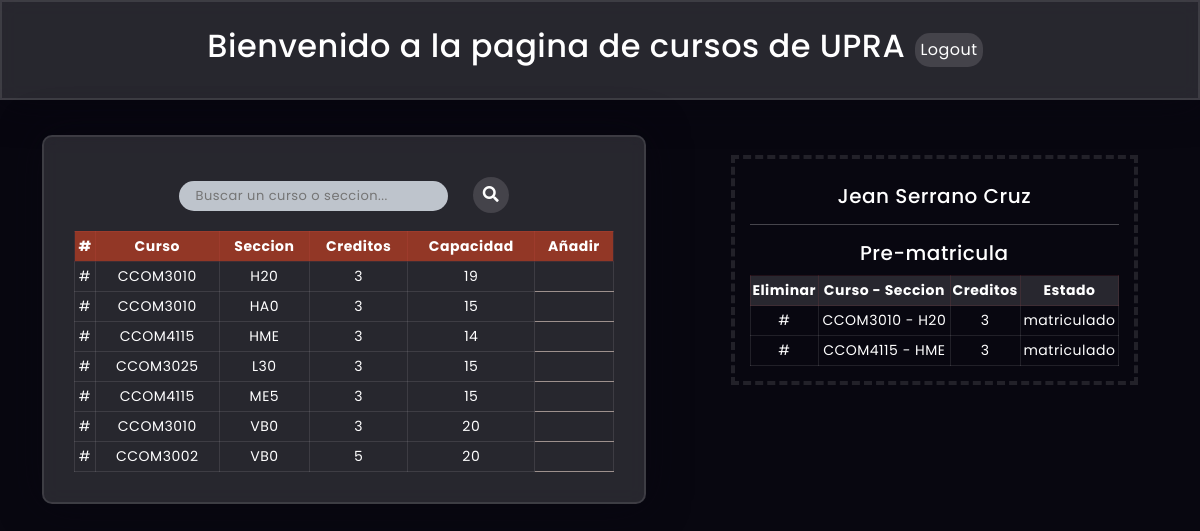
The page /user/ (signed in) on the database its author committed.
### tables this page shows
CREATE TABLE IF NOT EXISTS `section` (
  `course_id` varchar(8) NOT NULL,
  `section_id` varchar(3) NOT NULL,
  `capacity` int(3) NOT NULL,
  `total_capacity` int(11) NOT NULL,
  KEY `section_courses` (`course_id`),
  KEY `section_id` (`section_id`),
  CONSTRAINT `section_courses` FOREIGN KEY (`course_id`) REFERENCES `courses` (`course_id`) ON DELETE CASCADE ON UPDATE CASCADE
);

CREATE TABLE IF NOT EXISTS `courses` (
  `course_id` varchar(8) NOT NULL,
  `title` varchar(255) NOT NULL,
  `credits` int(2) NOT NULL,
  PRIMARY KEY (`course_id`)
);

CREATE TABLE IF NOT EXISTS `enrollment` (
  `student_id` varchar(9) NOT NULL,
  `course_id` varchar(8) NOT NULL,
  `section_id` varchar(3) NOT NULL,
  `credits` int(2) NOT NULL DEFAULT 0,
  `time` timestamp NOT NULL DEFAULT current_timestamp() ON UPDATE current_timestamp(),
  `status` char(1) NOT NULL DEFAULT '0',
  KEY `enroll_student` (`student_id`),
  KEY `enroll_course` (`course_id`),
  KEY `enroll_section` (`section_id`),
  CONSTRAINT `enroll_course` FOREIGN KEY (`course_id`) REFERENCES `courses` (`course_id`) ON DELETE NO ACTION ON UPDATE CASCADE,
  CONSTRAINT `enroll_section` FOREIGN KEY (`section_id`) REFERENCES `section` (`section_id`) ON DELETE NO ACTION ON UPDATE NO ACTION,
  CONSTRAINT `enroll_student` FOREIGN KEY (`student_id`) REFERENCES `student` (`student_id`) ON UPDATE CASCADE
);

### user.php (called while the page is built, shortened)
<?php
include_once("db.php");
class user extends DB
{
    protected $username;
    public function get_courses()
    {
        $query = "SELECT * FROM courses c, section s WHERE c.course_id = s.course_id and s.capacity > 0";
        $result = $this->run_query($query);
        if ($result->num_rows > 0) {
            $courses = array();
            while ($row = $result->fetch_assoc()) {
                array_push($courses, $row);
            }
            return $courses;
        } else {
            return NULL;
        }
    }
    public function get_username()
    {
        return $this->username;
    }
}
class student extends user
{
    public function get_enrollCourses()
    {
        $query = "SELECT * FROM enrollment WHERE student_id = '" . $this->userId . "'";
        $result = $this->run_query($query);
        if ($result->num_rows > 0) {
            $courses = array();
            while ($row = $result->fetch_assoc()) {
                array_push($courses, $row);
            }
            return $courses;
        } else {
            return NULL;
        }
    }
}

### db.php (called while the page is built, shortened)
<?php
class DB
{
    private $servername = "localhost";
    private $username = "root";
    private $password = "";
    private $dbname = "matricula";
    private $conn;
    public function start_connection()
    {
        try {
            $this->conn = mysqli_connect($this->servername, $this->username, $this->password, $this->dbname, "3306");
        } catch (Exception $e) {
            $this->conn = mysqli_connect($this->servername, $this->username, $this->password, $this->dbname, "3305");
        }
    }
    public function run_query($query)
    {
        try {
            return mysqli_query($this->conn, $query);
        } catch (Exception $e) {
            return $this->conn->error;
        }
    }
}

### user/index.php (the view, shortened to what this page needs)
<?php
include("../user.php");
?>
<!DOCTYPE html>
<html lang="en">
<head>
    <link rel="stylesheet" href="https://cdnjs.cloudflare.com/ajax/libs/font-awesome/5.15.4/css/all.min.css" />
    <link href="https://cdn.jsdelivr.net/npm/bootstrap@5.3.2/dist/css/bootstrap.min.css" rel="stylesheet" />
    <link href="../css/user.css" rel="stylesheet" />
</head>
<body>
    <header>
        <h2>Bienvenido a la pagina de cursos de UPRA</h2>
        <button><a href="index.php?logout">Logout</a></button>
    </header>
    <div class="container">
        <div class="main card">
            <div class="search-bar">
                <form action="actions.php?search" method="post">
                    <input type="text" placeholder="Buscar un curso o seccion..." name="search" />
                    <button type="submit"><i class="fa fa-search lupabtn"></i></button>
                </form>
            </div>
            <table>
                <thead>
                    <tr>
                        <th scope="col">#</th>
                        <th scope="col">Curso</th>
                        <th scope="col">Seccion</th>
                        <th scope="col">Creditos</th>
                        <th scope="col">Capacidad</th>
                        <th scope="col">Añadir</th>
                    </tr>
                </thead>
                <tbody>
                    <?php
                    if (isset($_SESSION['search'])) {
                        $courses = $_SESSION['user']->search($_SESSION['search']);
                    } else {
                        $courses = $_SESSION['user']->get_courses();
                    }
                    if ($courses != NULL) {
                        foreach ($courses as $course) {
                            print '
                            <tr>
                                <td>#</td>
                                <td>' . $course['course_id'] . '</td>
                                <td>' . $course['section_id'] . '</td>
                                <td>' . $course['credits'] . '</td>
                                <td>' . $course['capacity'] . '</td>
                                ';
                            print '</tr>';
                        }
                    } else {
                        print '
                        <tr>
                            <td colspan="6">No data</td>
                        </tr>
                        ';
                    }
                    ?>
                </tbody>
            </table>
        </div>
        <div class="info">
            <div class="pm">
                <h5><?php print $_SESSION['user']->get_username() ?></h5>
                <hr />
                <h5>Pre-matricula</h5>
                <table>
                    <thead>
                        <th>Eliminar</th>
                        <th>Curso - Seccion</th>
                        <th>Creditos</th>
                        <th>Estado</th>
                    </thead>
                    <tbody>
                        <?php
                        $courses = $_SESSION['user']->get_enrollCourses();
                        if ($courses != NULL) {
                            foreach ($courses as $course) {
                                $status = "solicitado";
                                if ($course['status'] == 1) {
                                    $status = "pre-matriculado";
                                } else if ($course['status'] == 2) {
                                    $status = "matriculado";
                                } else if ($course['status'] == 3) {
                                    $status = "denegado";
                                }
                                print '
                                <tr>
                                    <td>#</td>
                                    <td>' . $course['course_id'] . ' - ' . $course['section_id'] . '</td>
                                    <td>' . $course['credits'] . '</td>
                                    <td>' . $status . '</td>
                                </tr>
                                ';
                            }
                        } else {
                            print '
                            <tr>
                                <td colspan="6">No data</td>
                            </tr>
                            ';
                        }
                        ?>
                    </tbody>
                </table>
            </div>
        </div>
    </div>
</body>
</html>

### css/user.css (style rules this page uses)
@media screen { *, *:before, *:after { padding: 0; margin: 0; box-sizing: border-box; } }
@media screen { header { background-color: rgba(255, 255, 255, 0.13); backdrop-filter: blur(10px); border: 2px solid rgba(255, 255, 255, 0.1); box-shadow: 0 0 40px rgba(8, 7, 16, 0.6); height: 100px; display: flex; align-items: center; justify-content: center; } }
@media screen { body { background-color: #080710; } }
@media screen { .card { padding: 30px; background-color: rgba(255, 255, 255, 0.13); border-radius: 10px; backdrop-filter: blur(10px); border: 2px solid rgba(255, 255, 255, 0.1); box-shadow: 0 0 40px rgba(8, 7, 16, 0.6); } }
@media screen { .container { display: flex; flex-direction: row; justify-content: center; gap: 65px; margin-top: 35px; } }
@media screen { .main { flex: 60%; text-align: center; } }
@media screen { .info { flex: 45%; text-align: center; } }
@media screen { * { font-family: "Poppins", sans-serif; color: #ffffff; letter-spacing: 0.5px; outline: none; border: none; } }
@media screen { table { background-color: none; width: 100%; text-align: center; font-size: 14px; } }
@media screen { thead { background-color: #923726; } }
@media screen { tr { border-bottom: 1px solid #efd9ce98; height: 30px; } }
@media screen { th { border: 1px solid rgba(255, 101, 101, 0.1); } }
@media screen { table, td { border: 1px solid rgba(255, 255, 255, 0.1); } }
@media screen { h5 { margin: 10px; } }
@media screen { .search-bar input { border-radius: 30px; background-color: rgba(240, 248, 255, 0.755); margin: 10px; margin-bottom: 20px; padding: 5px; padding-left: 17px; width: 50%; color: #080710; font-size: 13px; } }
@media screen { .search-bar button { width: 36px; height: 36px; border-radius: 50px; justify-content: center; align-items: center; padding: 5px; } }
@media screen { .pm { border: 4px dashed rgba(255, 255, 255, 0.1); margin: 20px; padding: 15px; } }
@media screen { .pm thead { background-color: rgba(255, 255, 255, 0.13); } }

### rows shown on the page
section: course "CCOM3010", section "H20", course.credits "3", capacity "19"
section: course "CCOM3010", section "HA0", course.credits "3", capacity "15"
section: course "CCOM4115", section "HME", course.credits "3", capacity "14"
section: course "CCOM3025", section "L30", course.credits "3", capacity "15"
section: course "CCOM4115", section "ME5", course.credits "3", capacity "15"
section: course "CCOM3010", section "VB0", course.credits "3", capacity "20"
section: course "CCOM3002", section "VB0", course.credits "5", capacity "20"
enrollment: course_id "CCOM3010", section "H20", credits "3", status "matriculado"
enrollment: course_id "CCOM4115", section "HME", credits "3", status "matriculado"

### other values the page prints
$_SESSION['user']->get_username() "Jean Serrano Cruz"
